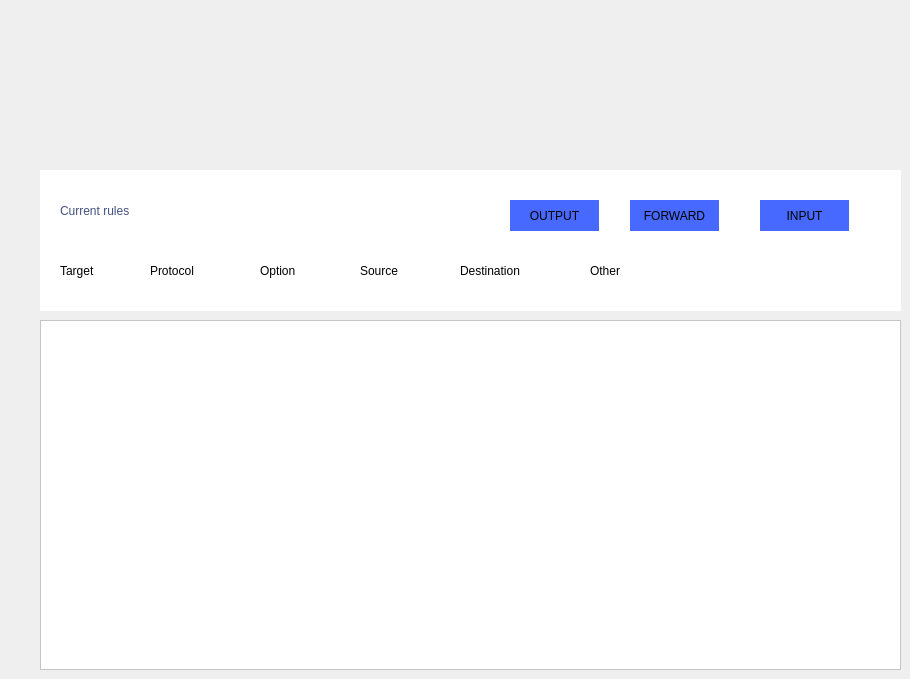
    <widget class="QWidget" name="Current">
     <widget class="QScrollArea" name="scrollArea">
      <property name="geometry">
       <rect>
        <x>40</x>
        <y>320</y>
        <width>861</width>
        <height>350</height>
       </rect>
      </property>
      <property name="styleSheet">
       <string notr="true">background-color:white;</string>
      </property>
      <property name="widgetResizable">
       <bool>true</bool>
      </property>
      <widget class="QWidget" name="widOutput">
       <property name="geometry">
        <rect>
         <x>0</x>
         <y>0</y>
         <width>861</width>
         <height>350</height>
        </rect>
       </property>
      </widget>
     </widget>
     <widget class="QWidget" name="widget_6" native="true">
      <property name="geometry">
       <rect>
        <x>40</x>
        <y>170</y>
        <width>861</width>
        <height>141</height>
       </rect>
      </property>
      <property name="styleSheet">
       <string notr="true">background-color: rgb(255, 255, 255);</string>
      </property>
      <widget class="QLabel" name="label_10">
       <property name="geometry">
        <rect>
         <x>20</x>
         <y>30</y>
         <width>141</width>
         <height>21</height>
        </rect>
       </property>
       <property name="styleSheet">
        <string notr="true">font: 700 10pt &quot;Segoe UI&quot;;
font: 12pt &quot;Segoe UI&quot;;
color: rgb(67, 81, 127);
</string>
       </property>
       <property name="text">
        <string>Current rules</string>
       </property>
      </widget>
      <widget class="QPushButton" name="pushButton">
       <property name="geometry">
        <rect>
         <x>720</x>
         <y>30</y>
         <width>89</width>
         <height>31</height>
        </rect>
       </property>
       <property name="styleSheet">
        <string notr="true">border:0px;
background-color: rgb(71, 105, 255);</string>
       </property>
       <property name="text">
        <string>INPUT</string>
       </property>
      </widget>
      <widget class="QPushButton" name="pushButton_2">
       <property name="geometry">
        <rect>
         <x>470</x>
         <y>30</y>
         <width>89</width>
         <height>31</height>
        </rect>
       </property>
       <property name="styleSheet">
        <string notr="true">border:0px;
background-color: rgb(71, 105, 255);</string>
       </property>
       <property name="text">
        <string>OUTPUT</string>
       </property>
      </widget>
      <widget class="QPushButton" name="pushButton_3">
       <property name="geometry">
        <rect>
         <x>590</x>
         <y>30</y>
         <width>89</width>
         <height>31</height>
        </rect>
       </property>
       <property name="styleSheet">
        <string notr="true">border:0px;
background-color: rgb(71, 105, 255);</string>
       </property>
       <property name="text">
        <string>FORWARD</string>
       </property>
      </widget>
      <widget class="QLabel" name="label_3">
       <property name="geometry">
        <rect>
         <x>20</x>
         <y>80</y>
         <width>91</width>
         <height>41</height>
        </rect>
       </property>
       <property name="styleSheet">
        <string notr="true">background:none;
border:1px solid white;font: 13pt \&amp;quot;Lucida Calligraphy\&amp;quot;;
border-radius: 10px;
</string>
       </property>
       <property name="text">
        <string>Target</string>
       </property>
      </widget>
      <widget class="QLabel" name="label_4">
       <property name="geometry">
        <rect>
         <x>110</x>
         <y>80</y>
         <width>91</width>
         <height>41</height>
        </rect>
       </property>
       <property name="styleSheet">
        <string notr="true">background:none;
border:1px solid white;font: 13pt \&amp;quot;Lucida Calligraphy\&amp;quot;;
border-radius: 10px;
</string>
       </property>
       <property name="text">
        <string>Protocol</string>
       </property>
      </widget>
      <widget class="QLabel" name="label_5">
       <property name="geometry">
        <rect>
         <x>220</x>
         <y>80</y>
         <width>91</width>
         <height>41</height>
        </rect>
       </property>
       <property name="styleSheet">
        <string notr="true">background:none;
border:1px solid white;font: 13pt \&amp;quot;Lucida Calligraphy\&amp;quot;;
border-radius: 10px;
</string>
       </property>
       <property name="text">
        <string>Option</string>
       </property>
      </widget>
      <widget class="QLabel" name="label_6">
       <property name="geometry">
        <rect>
         <x>320</x>
         <y>80</y>
         <width>91</width>
         <height>41</height>
        </rect>
       </property>
       <property name="styleSheet">
        <string notr="true">background:none;
border:1px solid white;font: 13pt \&amp;quot;Lucida Calligraphy\&amp;quot;;
border-radius: 10px;
</string>
       </property>
       <property name="text">
        <string>Source</string>
       </property>
      </widget>
      <widget class="QLabel" name="label_7">
       <property name="geometry">
        <rect>
         <x>420</x>
         <y>80</y>
         <width>111</width>
         <height>41</height>
        </rect>
       </property>
       <property name="styleSheet">
        <string notr="true">background:none;
border:1px solid white;font: 13pt \&amp;quot;Lucida Calligraphy\&amp;quot;;
border-radius: 10px;
</string>
       </property>
       <property name="text">
        <string>Destination</string>
       </property>
      </widget>
      <widget class="QLabel" name="label_8">
       <property name="geometry">
        <rect>
         <x>550</x>
         <y>80</y>
         <width>121</width>
         <height>41</height>
        </rect>
       </property>
       <property name="styleSheet">
        <string notr="true">background:none;
border:1px solid white;font: 13pt \&amp;quot;Lucida Calligraphy\&amp;quot;;
border-radius: 10px;
</string>
       </property>
       <property name="text">
        <string>Other</string>
       </property>
      </widget>
     </widget>
     <widget class="QLabel" name="label_29">
      <property name="geometry">
       <rect>
        <x>360</x>
        <y>80</y>
        <width>161</width>
        <height>111</height>
       </rect>
      </property>
      <property name="styleSheet">
       <string notr="true">background-size: cover;
background-image:url(firewall.png);
border-radius:45px;</string>
      </property>
      <property name="text">
       <string/>
      </property>
     </widget>
    </widget>
